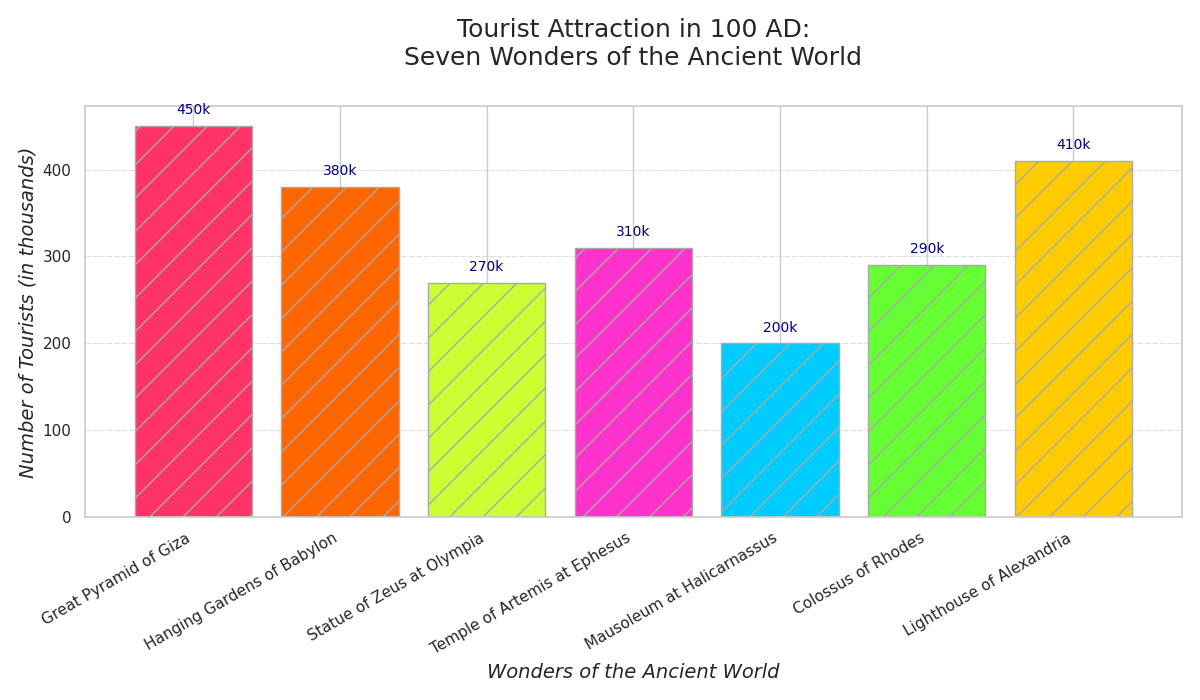

Python code for this plot:
import matplotlib.pyplot as plt
import numpy as np

wonders = [
    "Great Pyramid of Giza", "Hanging Gardens of Babylon",
    "Statue of Zeus at Olympia", "Temple of Artemis at Ephesus",
    "Mausoleum at Halicarnassus", "Colossus of Rhodes", 
    "Lighthouse of Alexandria"
]

tourists = np.array([450, 380, 270, 310, 200, 290, 410])

colors = ['#FF3366', '#FF6600', '#CCFF33', '#FF33CC', '#00CCFF', '#66FF33', '#FFCC00']

fig, ax = plt.subplots(figsize=(12, 7))

bars = ax.bar(wonders, tourists, color=colors, edgecolor='darkgrey', hatch='/')

for bar in bars:
    yval = bar.get_height()
    ax.text(bar.get_x() + bar.get_width() / 2, yval + 10, f'{yval}k', ha='center', va='bottom', fontsize=10, color='navy')

ax.set_title('Tourist Attraction in 100 AD:\nSeven Wonders of the Ancient World', fontsize=18, pad=30)
ax.set_xlabel('Wonders of the Ancient World', fontsize=14, style='italic')
ax.set_ylabel('Number of Tourists (in thousands)', fontsize=14, style='italic')

plt.xticks(rotation=30, ha='right')

ax.yaxis.grid(True, linestyle='-.', linewidth=0.5)

plt.tight_layout()

plt.show()
